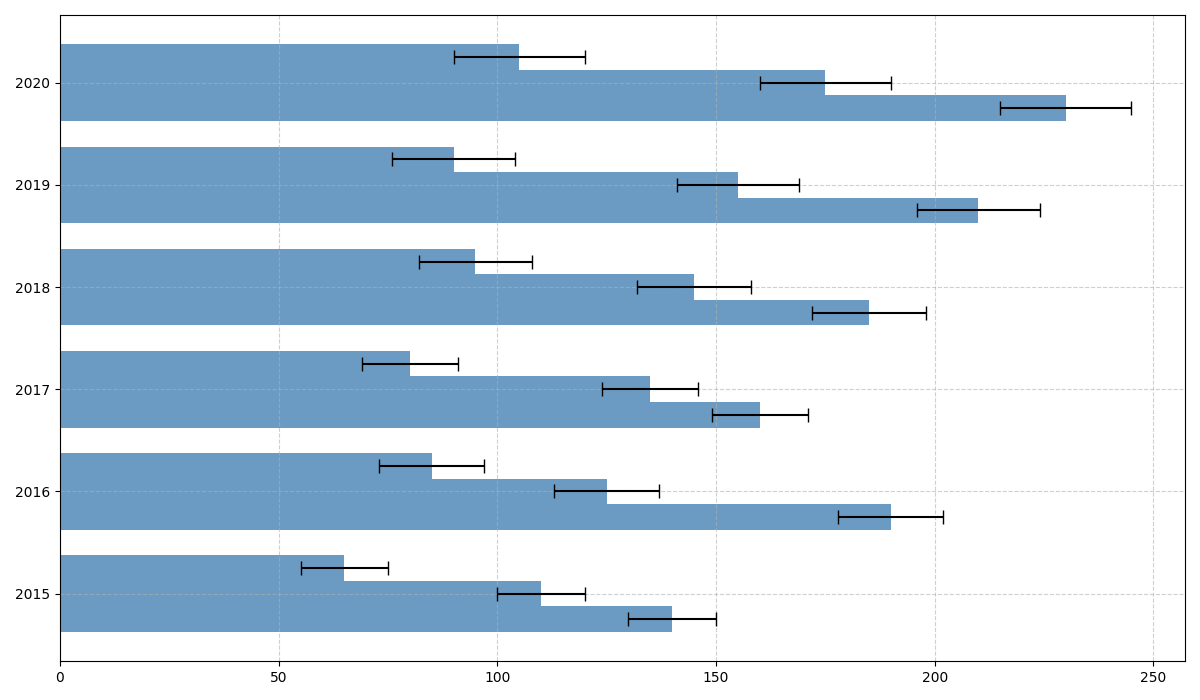

This chart was generated by the following Python code:
import matplotlib.pyplot as plt
import numpy as np

# Data
years = np.array([2015, 2016, 2017, 2018, 2019, 2020])
milk_chocolate_sales = np.array([140, 190, 160, 185, 210, 230])
dark_chocolate_sales = np.array([110, 125, 135, 145, 155, 175])
white_chocolate_sales = np.array([65, 85, 80, 95, 90, 105])
sales_errors = np.array([10, 12, 11, 13, 14, 15])

fig, ax = plt.subplots(figsize=(12, 7))

bar_height = 0.25
bar_positions1 = years - bar_height
bar_positions2 = years
bar_positions3 = years + bar_height

common_color = 'steelblue'

ax.barh(bar_positions1, milk_chocolate_sales, bar_height, xerr=sales_errors, capsize=5, color=common_color, alpha=0.8)
ax.barh(bar_positions2, dark_chocolate_sales, bar_height, xerr=sales_errors, capsize=5, color=common_color, alpha=0.8)
ax.barh(bar_positions3, white_chocolate_sales, bar_height, xerr=sales_errors, capsize=5, color=common_color, alpha=0.8)

ax.set_yticks(years)
ax.set_yticklabels(years)

ax.grid(True, linestyle='--', alpha=0.6)

plt.tight_layout()
plt.show()
